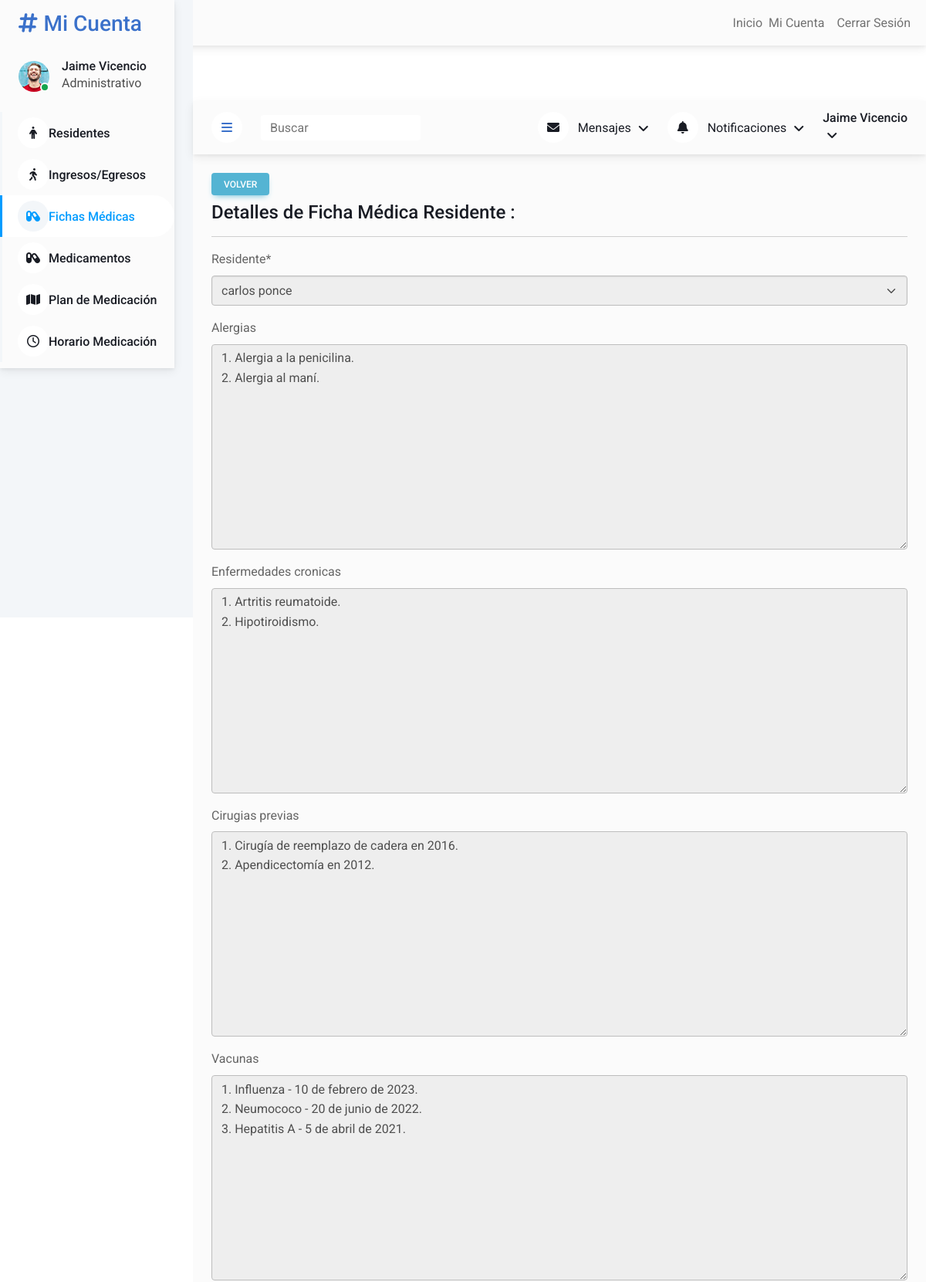
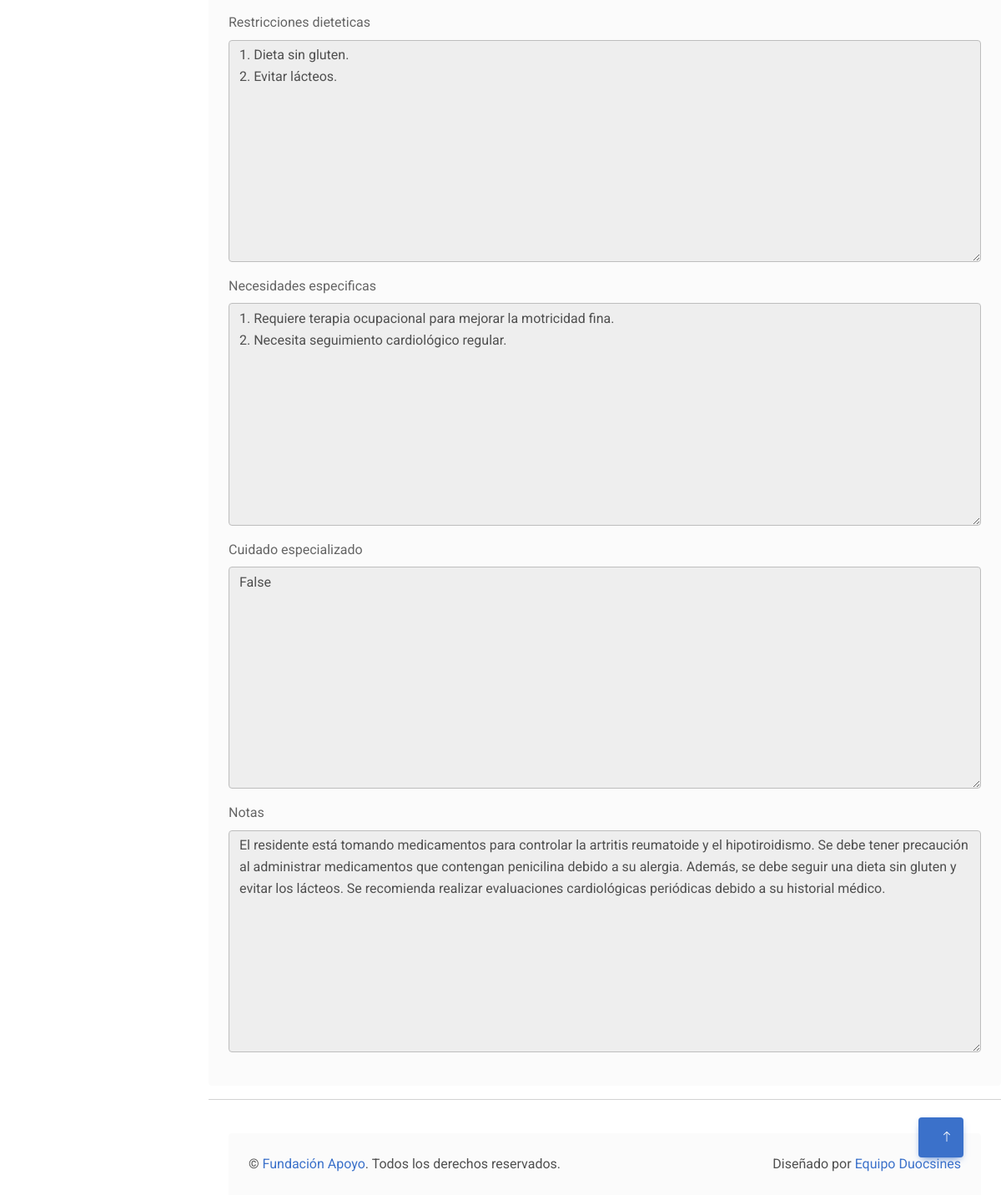
The page /users/fichamedica/details/2/ (signed in) on the database its author committed (2 pictures, top to bottom).
### users/models.py (models this page shows, shortened)
class FichaMedica(models.Model):
    residente = models.OneToOneField(Residente, on_delete=models.CASCADE)
    alergias = models.TextField(blank=True)
    enfermedades_cronicas = models.TextField(blank=True)
    cirugias_previas = models.TextField(blank=True)
    vacunas = models.TextField(blank=True)
    restricciones_dieteticas = models.TextField(blank=True)
    necesidades_especificas = models.TextField(blank=True)
    cuidado_especializado = models.TextField(blank=True)
    notas = models.TextField(blank=True)
    def get_absolute_url(self):
        return reverse("users:users-fichamedica-list")

### users/views.py (the view)
# urls.py: path('fichamedica/details/<int:pk>/', FichaMedicaDetailView.as_view(), name='users-fichamedica-detail'),
class FichaMedicaDetailView(LoginRequiredMixin, StaffRequiredMixin, DetailView):
    template_name = 'users/fichamedica_detail.html'
    model = FichaMedica
    def get_context_data(self, **kwargs):
        context = super().get_context_data(**kwargs)
        fichamedica = self.get_object()
        form = FichaMedicaDetailForm(instance=fichamedica)
        for field in form.fields.values():
            field.widget.attrs['disabled'] = True
        context['form'] = form
        return context

### users/forms.py
class FichaMedicaDetailForm(forms.ModelForm):
        class Meta:
            model = FichaMedica
            fields = "__all__"

### users/mixins.py (called while the page is built)
    def dispatch(self, request, *args, **kwargs):
        if not request.user.is_authenticated or not request.user.is_staff:
            raise PermissionDenied
        return super().dispatch(request, *args, **kwargs)

### users/models.py (called while the page is built)
    def __str__(self):
        return self.nombre_apellido

### users/templates/users/fichamedica_detail.html (shortened to what this page needs)
{% extends "users/base.html" %}
{% load static %}
{% load crispy_forms_tags %}
{% block content %}
<div class="container-xxl position-relative bg-white d-flex p-0">
        <div class="sidebar pe-4 pb-3">
            <nav class="navbar bg-light navbar-light">
                <a href="{% url 'users:users-residente-list' %}" class="navbar-brand mx-4 mb-3">
                    <h3 class="text-primary"><i class="fa fa-hashtag me-2"></i>Mi Cuenta</h3>
                </a>
                <div class="d-flex align-items-center ms-4 mb-4">
                    <div class="position-relative">
                        <img class="rounded-circle" src="{% static 'users/img/user.jpg' %}" alt="" style="width: 40px; height: 40px;">
                        <div class="bg-success rounded-circle border border-2 border-white position-absolute end-0 bottom-0 p-1"></div>
                    </div>
                    <div class="ms-3">
                        <h6 class="mb-0"> {{ request.user.first_name|capfirst }} {{ request.user.last_name|capfirst }}</h6>
                        {% if request.user.groups.first %}
                        <span class="d-none d-lg-inline-flex">{{ request.user.groups.first.name }}</span>
                        {% else %}
                        <span class="d-none d-lg-inline-flex">Sin grupo Asignado</span>
                        {% endif %}
                    </div>
                </div>
                <div class="navbar-nav w-100">
                    <a href="{% url 'users:users-residente-list' %}" class="nav-item nav-link"><i class="fa-solid fa-person"></i>Residentes</a>
                    <a href="{% url 'users:users-residente-ingreso-egreso-list' %}" class="nav-item nav-link "><i class="fa-solid fa-person-walking"></i></i>Ingresos/Egresos</a>
                    <a href="{% url 'users:users-fichamedica-list' %}" class="nav-item nav-link active"><i class="fa-solid fa-capsules"></i>Fichas Médicas</a>
                    <a href="{% url 'users:users-medicamento-list' %}" class="nav-item nav-link "><i class="fa-solid fa-capsules"></i>Medicamentos</a>
                    <a href="{% url 'users:users-planmedicacion-list' %}" class="nav-item nav-link"><i class="fa-solid fa-map"></i></i>Plan de Medicación</a>
                    <a href="{% url 'users:users-dosismedicamento-list' %}" class="nav-item nav-link"><i class="fa-regular fa-clock"></i>Horario Medicación</a>
                </div>
            </nav>
        </div>
<div class="content">
    <nav class="navbar navbar-expand bg-light navbar-light sticky-top px-4 py-0">
        <a href="#" class="sidebar-toggler flex-shrink-0">
            <i class="fa fa-bars"></i>
        </a>
        <form class="d-none d-md-flex ms-4">
            <input class="form-control border-0" type="search" placeholder="Buscar">
        </form>
        <div class="navbar-nav align-items-center ms-auto">
            <div class="nav-item dropdown">
                <a href="#" class="nav-link dropdown-toggle" data-bs-toggle="dropdown">
                    <i class="fa fa-envelope me-lg-2"></i>
                    <span class="d-none d-lg-inline-flex">Mensajes</span>
                </a>
            </div>
            <div class="nav-item dropdown">
                <a href="#" class="nav-link dropdown-toggle" data-bs-toggle="dropdown">
                    <i class="fa fa-bell me-lg-2"></i>
                    <span class="d-none d-lg-inline-flex">Notificaciones</span>
                </a>
            </div>
            <div class="nav-item dropdown">
                <a href="#" class="nav-link dropdown-toggle" data-bs-toggle="dropdown">
                    <h6 class="mb-0"> {{ request.user.first_name|capfirst }} {{ request.user.last_name|capfirst }}</h6>
                </a>
            </div>
        </div>
    </nav>
            <div class="col-12">
                <div class="bg-light rounded h-100 p-4">
                <h6><a href="{{ fichamedica.get_absolute_url }}" class="btn btn-sm btn-info mt-auto">Volver</a></h6>
                <h4>Detalles de Ficha Médica Residente :</h4>
                <hr />
                <form method="POST">
                    {{ form|crispy }}
                </form>
                </div>
                <hr>
            </div>
            <div class="container-fluid pt-4 px-4">
                <div class="bg-light rounded-top p-4">
                    <div class="row">
                        <div class="col-12 col-sm-6 text-center text-sm-start">
                            &copy; <a href="#">Fundación Apoyo</a>. Todos los derechos reservados.
                        </div>
                        <div class="col-12 col-sm-6 text-center text-sm-end">
                            Diseñado por <a href="#">Equipo Duocsines</a>
                        </div>
                    </div>
                </div>
            </div>
        </div>
    <a href="#" class="btn btn-lg btn-primary btn-lg-square back-to-top"><i class="bi bi-arrow-up"></i></a>
</div>
{% endblock content %}

### users/static/users/css/style.css (style rules this page uses)
:root { --primary: #009CFF; --light: #F3F6F9; --dark: #191C24; }
.back-to-top { position: fixed; display: none; right: 45px; bottom: 45px; z-index: 99; }
.btn { transition: .5s; }
.btn.btn-primary { color: #FFFFFF; }
.btn-lg-square { width: 48px; height: 48px; }
.btn-square, .btn-sm-square, .btn-lg-square { padding: 0; display: inline-flex; align-items: center; justify-content: center; font-weight: normal; border-radius: 50px; }
.sidebar { position: fixed; top: 0; left: 0; bottom: 0; width: 250px; height: 100vh; overflow-y: auto; background: var(--light); transition: 0.5s; z-index: 999; }
.content { margin-left: 250px; min-height: 100vh; background: #FFFFFF; transition: 0.5s; }
@media (min-width: 992px) { .sidebar { margin-left: 0; } }
@media (min-width: 992px) { .content { width: calc(100% - 250px); } }
.sidebar .navbar .navbar-nav .nav-link { padding: 7px 20px; color: var(--dark); font-weight: 500; border-left: 3px solid var(--light); border-radius: 0 30px 30px 0; outline: none; }
.sidebar .navbar .navbar-nav .nav-link:hover, .sidebar .navbar .navbar-nav .nav-link.active { color: var(--primary); background: #FFFFFF; border-color: var(--primary); }
.sidebar .navbar .navbar-nav .nav-link i { width: 40px; height: 40px; display: inline-flex; align-items: center; justify-content: center; background: #FFFFFF; border-radius: 40px; }
.sidebar .navbar .navbar-nav .nav-link:hover i, .sidebar .navbar .navbar-nav .nav-link.active i { background: var(--light); }
.content .navbar .navbar-nav .nav-link { margin-left: 25px; padding: 12px 0; color: var(--dark); outline: none; }
.content .navbar .sidebar-toggler, .content .navbar .navbar-nav .nav-link i { width: 40px; height: 40px; display: inline-flex; align-items: center; justify-content: center; background: #FFFFFF; border-radius: 40px; }
.content .navbar .dropdown-toggle::after { margin-left: 6px; vertical-align: middle; border: none; content: "\f107"; font-family: "Font Awesome 5 Free"; font-weight: 900; transition: .5s; }

### rows shown on the page
FichaMedica: residente "carlos ponce", alergias "1. Alergia a la penicilina. 2. Alergia al maní.", enfermedades_cronicas "1. Artritis reumatoide. 2. Hipotiroidismo.", cirugias_previas "1. Cirugía de reemplazo de cadera en 2016. 2. Apendicectomía en 2012.", vacunas "1. Influenza - 10 de febrero de 2023. 2. Neumococo - 20 de junio de 2022. 3. Hepatitis A - 5 de abril de 2021.", restricciones_dieteticas "1. Dieta sin gluten. 2. Evitar lácteos.", necesidades_especificas "1. Requiere terapia ocupacional para mejorar la motricidad fina. 2. Necesita seguimiento cardiológico regular.", cuidado_especializado "False", notas "El residente está tomando medicamentos para controlar la artritis reumatoide y el hipotiroidismo. Se debe tener precaución al administrar medicamentos que contengan penicilina debido a su alergia. Además, se debe seguir una dieta sin gluten y evitar los lácteos. Se recomienda realizar evaluaciones cardiológicas periódicas debido a su historial médico."

### other values the page prints
{{ request.user.first_name|capfirst }} "Jaime"
{{ request.user.last_name|capfirst }} "Vicencio"
{{ request.user.groups.first.name }} "Administrativo"
